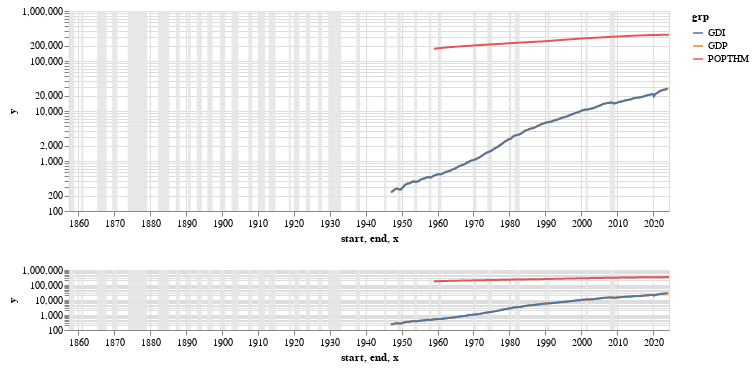

The notebook cell this image was saved under:
### Code cell
from macroecon_wrappy import plots
plots.graph_ts_js(output, cols=[], recession_bars=True, log_scale='y')

### Figure 1 — Vega-Lite specification as saved in the notebook (floating-point values rounded to 4 significant figures; data arrays with more than 128 entries replaced by an {"elided": "..."} marker saying what was removed)
{"config": {"view": {"continuousWidth": 300, "continuousHeight": 300}}, "vconcat": [{"layer": [{"data": {"name": "data-095607a3876122cf2b3d832150a411ef"}, "mark": {"type": "rect", "opacity": 0.9}, "encoding": {"color": {"value": "#e6e6e6"}, "x": {"field": "start", "type": "temporal"}, "x2": {"field": "end"}}}, {"data": {"name": "data-4dcf2e59a734be7b36c36a29fef5dc13"}, "mark": {"type": "line"}, "encoding": {"color": {"field": "grp", "type": "nominal"}, "x": {"field": "x", "scale": {"domain": {"param": "param_15"}}, "type": "temporal"}, "y": {"field": "y", "scale": {"type": "log"}, "type": "quantitative"}}}], "height": 200, "width": 600}, {"layer": [{"data": {"name": "data-095607a3876122cf2b3d832150a411ef"}, "mark": {"type": "rect", "opacity": 0.9}, "encoding": {"color": {"value": "#e6e6e6"}, "x": {"field": "start", "type": "temporal"}, "x2": {"field": "end"}}}, {"data": {"name": "data-4dcf2e59a734be7b36c36a29fef5dc13"}, "mark": {"type": "line"}, "encoding": {"color": {"field": "grp", "type": "nominal"}, "x": {"field": "x", "type": "temporal"}, "y": {"field": "y", "scale": {"type": "log"}, "type": "quantitative"}}, "name": "view_15"}], "height": 60, "width": 600}], "params": [{"name": "param_15", "select": {"type": "interval", "encodings": ["x"]}, "views": ["view_15"]}], "$schema": "https://vega.github.io/schema/vega-lite/v5.17.0.json", "datasets": {"data-095607a3876122cf2b3d832150a411ef": [{"start": "1857-06-01T00:00:00", "end": "1858-12-01T00:00:00"}, {"start": "1860-10-01T00:00:00", "end": "1861-06-01T00:00:00"}, {"start": "1865-04-01T00:00:00", "end": "1867-12-01T00:00:00"}, {"start": "1869-06-01T00:00:00", "end": "1870-12-01T00:00:00"}, {"start": "1873-10-01T00:00:00", "end": "1879-03-01T00:00:00"}, {"start": "1882-03-01T00:00:00", "end": "1885-05-01T00:00:00"}, {"start": "1887-03-01T00:00:00", "end": "1888-04-01T00:00:00"}, {"start": "1890-07-01T00:00:00", "end": "1891-05-01T00:00:00"}, {"start": "1893-01-01T00:00:00", "end": "1894-06-01T00:00:00"}, {"start": "1895-12-01T00:00:00", "end": "1897-06-01T00:00:00"}, {"start": "1899-06-01T00:00:00", "end": "1900-12-01T00:00:00"}, {"start": "1902-09-01T00:00:00", "end": "1904-08-01T00:00:00"}, {"start": "1907-05-01T00:00:00", "end": "1908-06-01T00:00:00"}, {"start": "1910-01-01T00:00:00", "end": "1912-01-01T00:00:00"}, {"start": "1913-01-01T00:00:00", "end": "1914-12-01T00:00:00"}, {"start": "1918-08-01T00:00:00", "end": "1919-03-01T00:00:00"}, {"start": "1920-01-01T00:00:00", "end": "1921-07-01T00:00:00"}, {"start": "1923-05-01T00:00:00", "end": "1924-07-01T00:00:00"}, {"start": "1926-10-01T00:00:00", "end": "1927-11-01T00:00:00"}, {"start": "1929-08-01T00:00:00", "end": "1933-03-01T00:00:00"}, {"start": "1937-05-01T00:00:00", "end": "1938-06-01T00:00:00"}, {"start": "1945-02-01T00:00:00", "end": "1945-10-01T00:00:00"}, {"start": "1948-11-01T00:00:00", "end": "1949-10-01T00:00:00"}, {"start": "1953-07-01T00:00:00", "end": "1954-05-01T00:00:00"}, {"start": "1957-08-01T00:00:00", "end": "1958-04-01T00:00:00"}, {"start": "1960-04-01T00:00:00", "end": "1961-02-01T00:00:00"}, {"start": "1969-12-01T00:00:00", "end": "1970-11-01T00:00:00"}, {"start": "1973-11-01T00:00:00", "end": "1975-03-01T00:00:00"}, {"start": "1980-01-01T00:00:00", "end": "1980-07-01T00:00:00"}, {"start": "1981-07-01T00:00:00", "end": "1982-11-01T00:00:00"}, {"start": "1990-07-01T00:00:00", "end": "1991-03-01T00:00:00"}, {"start": "2001-03-01T00:00:00", "end": "2001-11-01T00:00:00"}, {"start": "2007-12-01T00:00:00", "end": "2009-06-01T00:00:00"}, {"start": "2020-02-01T00:00:00", "end": "2020-04-01T00:00:00"}, {"start": "", "end": "1854-12-01T00:00:00"}], "data-4dcf2e59a734be7b36c36a29fef5dc13": {"elided": "1405 records"}}}
